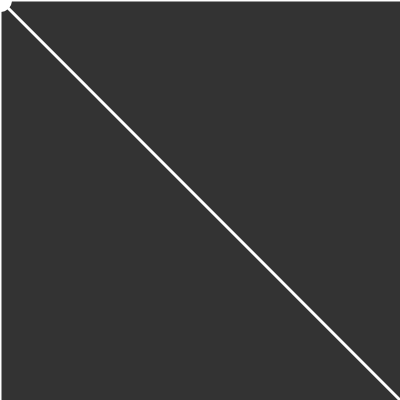
Frame 1 (no input)
Frame 60 (no input): identical to frame 1, image omitted
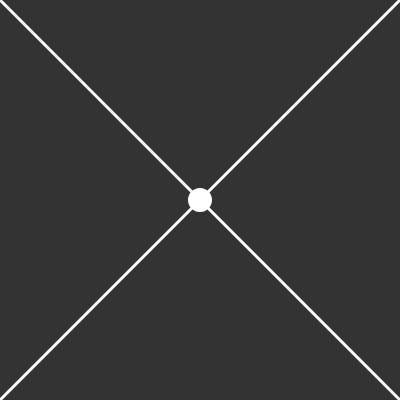
Frame 120 (the mouse pressed at the canvas centre since frame 60)

The p5.js sketch that drew these frames (run headless with seeded random() and noise() and a simulated clock; from frame 60 on, the mouse is pressed at the canvas centre):

// p5.js sketch
// ── sketch.js
function setup(){createCanvas(0x190,0x190);}function draw(){background(0x33);strokeWeight(0x3);stroke(0xff);line(0x0,0x0,mouseX,mouseY);line(0x190,0x0,mouseX,mouseY);line(0x0,0x190,mouseX,mouseY);line(0x190,0x190,mouseX,mouseY);ellipse(mouseX,mouseY,0x15,0x15);}
// ── sketch_orig.js
function setup() {
  createCanvas(400, 400);
}

function draw() {
  background(51);
  
  strokeWeight(3);
  stroke(255);
  
  line(0,0,mouseX,mouseY);
  line(400,0,mouseX,mouseY);
  line(0,400,mouseX,mouseY);
  line(400,400,mouseX,mouseY);
  
  ellipse(mouseX,mouseY,21,21);
}
